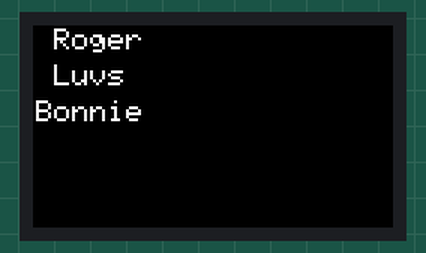
Recording of a program running on a simulated ESP32. Shown: 240×135 colour display. What the program prints to the serial monitor is not drawn.

Above: at 0.32 s.
At 10.14 s:
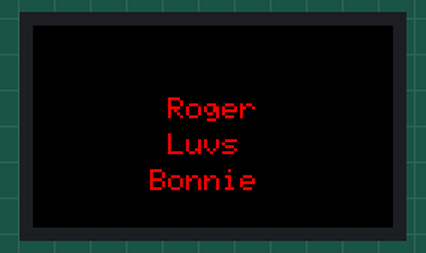
At 19.97 s:
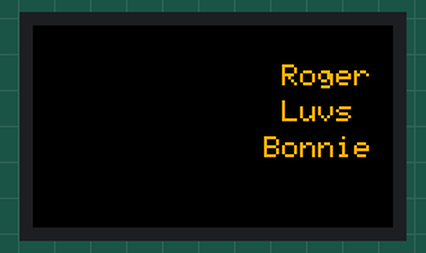
At 24.62 s:
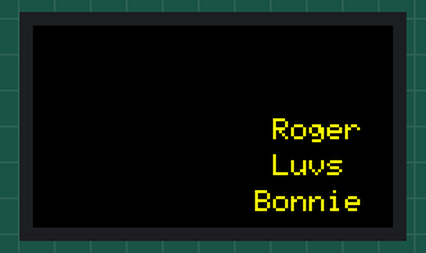
At 29.79 s:
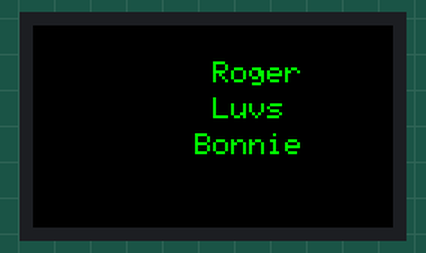
At 39.87 s:
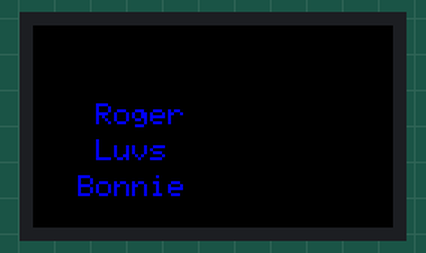

The program:

main.cpp
```cpp
#include <Arduino.h>
#include <TFT_eSPI.h>

// Create tft display object.
TFT_eSPI tft = TFT_eSPI();
#define TFT_GREY 0x5AEB // New Color.

#define ts 2 			// Text Size.
#define tsp ts*12		// Text Size Pixels.
#define tbg TFT_BLACK	// Text Background Color.
int tfg = TFT_WHITE;	// Text Foreground Color.
int x = 0;				// X Position.
#define xmax 240-tsp*3	// X Position Max. (I fudged this. Might not scale.)
int xd = +1;			// X Direction.
int y = 0;				// Y Position.
#define ymax 135-tsp*3	// Y Position Max. (I fudged this. Might not scale.)
int yd = +1;			// Y Direction.

void disp(int x, int y, int fg, int bg) {
	tft.setTextColor(fg, bg);
	tft.setCursor(x, y);
	tft.println(" Roger");
	tft.setCursor(x, y+tsp);
	tft.println(" Luvs");
	tft.setCursor(x, y+tsp*2);
	tft.println("Bonnie");
}

// Text foreground colors.
int fgcolors[] = {TFT_WHITE, TFT_RED, TFT_ORANGE, TFT_YELLOW, TFT_GREEN, TFT_BLUE, TFT_PURPLE, TFT_VIOLET, TFT_GREY, TFT_PINK};
int fgcolorsindex = 0;

int newcolor() {
	fgcolorsindex += 1;
	if (fgcolorsindex > sizeof(fgcolors)/sizeof(int)-1){
		fgcolorsindex = 0;
	}
	return fgcolors[fgcolorsindex];
}

void setup() {
	Serial.begin(115200);		// Init Serial.
	Serial.println("Bounce!");	// Identify yourself!

	// Init TFT.
	tft.init();
	tft.setRotation(1);			// Landscape TTGO to the left.
	tft.setTextSize(ts);
	tft.fillScreen(tbg);
	// Display Message.
	disp(x, y, tfg, tbg);
}

void loop() {
	// Save location.
	int xold=x;
	int yold=y;

	// Update X.
	x += xd*2;
	// Hit wall?
	if(x < 0 || x > xmax){
		// Yes, change direction.
		xd *= -1;
		x += xd*2;
		// Change text color.
		tfg = newcolor();
	}

	// Update Y.
	y += yd*2;
	// Hit wall?
	if(y < 0 || y > ymax){
		// Yes, change direction.
		yd *= -1;
		y += yd*2;
		// Change text color.
		tfg = newcolor();
	}

	// Erase old message.
	disp(xold, yold, TFT_BLACK, tbg);
	// Display new message.
	disp(x, y, tfg, tbg);

	// Delay timer.
	delay(250);
}
```
